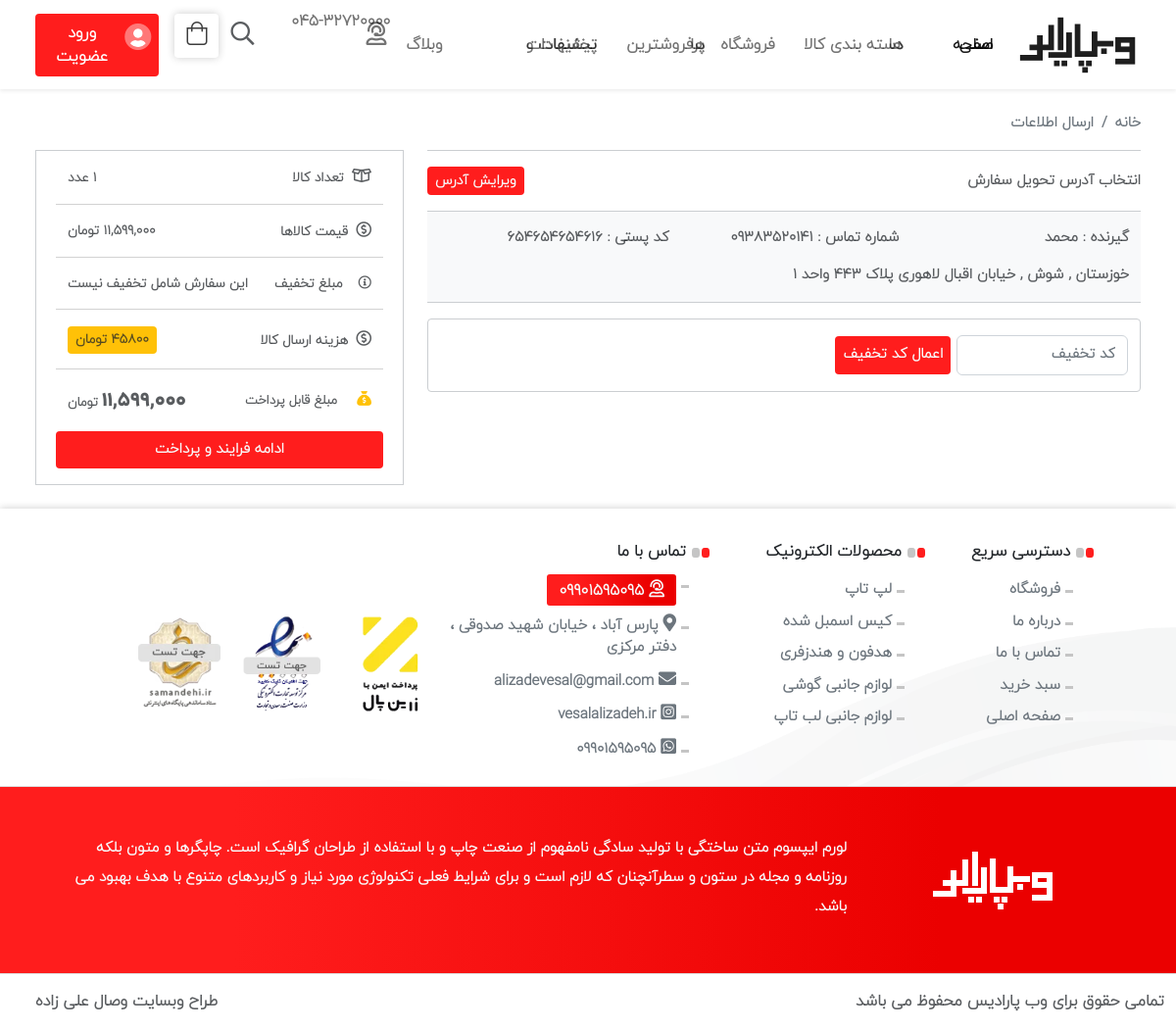
The app's page /order/2/ with its own data.
### shop/models.py (models this page shows, shortened)
class Order(models.Model):
    STATUS_CHOICES = (
        ("paid", "پرداخت شده"),
        ("awaiting_payment", "در انتظار پرداخت"),
        ("canceled", "لغو شده")
    )
    user = models.ForeignKey(User, on_delete=models.CASCADE,null=True, related_name='orders', verbose_name='کاربر')
    created = models.DateTimeField(auto_now_add=True)
    updated = models.DateTimeField(auto_now=True)
    status = models.CharField(max_length = 20, choices = STATUS_CHOICES, default = "awaiting_payment" , verbose_name='وضعیت')
    delivery_address = models.ForeignKey(Address, on_delete=models.CASCADE, blank=True, null=True , verbose_name='آدرس تحویل')
    delivery_date = models.DateTimeField(blank=True, verbose_name='تاریخ تحویل')
    discount = models.IntegerField(blank=True, null=True, default=None, verbose_name='تخفیف')
    class Meta:
        verbose_name = "سفارش"
        verbose_name_plural = "شفارشات"
    def get_total_price(self):
        return sum(item.get_cost() for item in self.items.all())
    def get_total_discount(self):
        if self.discount:
            return int((self.discount / 100) * self.get_total_price())
        return 0
    def get_total_price_by_discount(self):
        if self.discount:
            return int(self.get_total_price() - self.get_total_discount())
        return self.get_total_price()

class OrderItem(models.Model):
    order = models.ForeignKey(Order, on_delete=models.CASCADE, related_name='items')
    product = models.ForeignKey(Product, on_delete=models.CASCADE, related_name='order_items')
    price = models.IntegerField()
    quantity = models.SmallIntegerField(default=1)
    class Meta:
        verbose_name = "دسته "
        verbose_name_plural = "دسته ها "
    def get_cost(self):
        return self.price * self.quantity

### account/models.py (models this page shows, shortened)
class Address(models.Model):
    PROVINCES_CHOICES = (
        ('البرز', 'البرز'),
        ('اردبیل', 'اردبیل'),
        ('اصفهان', 'اصفهان'),
        ('آذربایجان شرقی', 'آذربایجان شرقی'),
        ('آذربایجان غربی', 'آذربایجان غربی'),
        ('بوشهر', 'بوشهر'),
        ('تهران', 'تهران'),
        ('چهارمحال و بختیاری', 'چهارمحال و بختیاری'),
        ('خراسان جنوبی', 'خراسان جنوبی'),
        ('خراسان رضوی', 'خراسان رضوی'),
        ('خراسان شمالی', 'خراسان شمالی'),
        ('خوزستان', 'خوزستان'),
        ('زنجان', 'زنجان'),
        ('سمنان', 'سمنان'),
        ('سیستان و بلوچستان', 'سیستان و بلوچستان'),
        ('فارس', 'فارس'),
        ('قزوین', 'قزوین'),
        ('قم', 'قم'),
        ('کردستان', 'کردستان'),
        ('کرمان', 'کرمان'),
        ('کرمانشاه', 'کرمانشاه'),
        ('کهگیلویه و بویراحمد', 'کهگیلویه و بویراحمد'),
        ('گلستان', 'گلستان'),
        ('گیلان', 'گیلان'),
        ('لرستان', 'لرستان'),
        ('مازندران', 'مازندران'),
        ('مرکزی', 'مرکزی'),
        ('هرمزگان', 'هرمزگان'),
        ('همدان', 'همدان'),
        ('یزد', 'یزد')
    )
    user = models.OneToOneField(User, on_delete=models.CASCADE, verbose_name='کاربر', related_name='address')
    transferee_name = models.CharField(max_length=100, verbose_name='تحویل گیرنده')
    province = models.CharField(max_length=100, choices = PROVINCES_CHOICES, verbose_name='استان')
    city = models.CharField(max_length=100, verbose_name='شهر')
    postal_code = models.IntegerField( verbose_name='کد پستی')
    address = models.TextField(max_length=500, verbose_name='آدرس')
    class Meta:
        verbose_name = "آدرس"
        verbose_name_plural = "آدرس ها"
    def get_full_address(self):
        return f'{self.province} , {self.city} , {self.address}'

class User(AbstractUser):
    username = None
    bank_card = models.CharField(max_length=16, verbose_name='کارت بانکی', null=True)
    phone = models.CharField(_('phone'), max_length=11, unique=True,
    help_text =_('شماره موبال را با فرمت 09000000000 در 11 رقم وارد کنید .'),
    error_messages = {
        'unique': _("این شماره موبایل قبلا استفاده شده است ."),
        },
    )
    is_verified = models.BooleanField(
        _('verified'),
        default=False,
        help_text=_(
            'مشخص می کند که آیا این کاربر تلفن را تأیید کرده است یا خیر'
        ),
    )
    otp_secret = models.CharField(max_length=64, blank=True, null=True)
    otp_counter = models.SmallIntegerField(default=0)
    objects = CustomeUserManager()
    USERNAME_FIELD = 'phone'
    REQUIRED_FIELDS = []

### shop/views.py (the view)
# urls.py: path('order/<int:pk>/', OrderDetailView.as_view(), name='order_detail'),
class OrderDetailView(DetailView):
    def get_object(self):
        pk = self.kwargs.get('pk')
        product = get_object_or_404(Order, pk=pk)
        return product
    def get_context_data(self,**kwargs):
        context = super().get_context_data(**kwargs)
        context['form'] = CouponForm
        return context

### templates/shop/order_detail.html (shortened to what this page needs)
{% extends 'base.html' %}
{% load static %}
{% load humanize %}
{% load widget_tweaks %}
{% block main %}
<section>
    <div class="container-fluid checkout mb-4">
        <div class="row mx-lg-4 mx-0">
            <div class="shop-head px-0">
                <div class="row">
                    <nav aria-label="breadcrumb">
                        <ol class="breadcrumb pb-3 pt-4 mb-0 fs-small">
                            <li class="breadcrumb-item text-muted"><a href="#">خانه</a></li>
                            <li class="breadcrumb-item active" aria-current="page"> ارسال اطلاعات </li>
                        </ol>
                    </nav>
                </div>
            </div>
            <div class="cart-body px-0">
                <div class="row d-flex align-items-start justify-content-center flex-wrap mx-0">
                    <div class="col-lg-8">
                        <div class="row pe-0 pe-lg-4">
                            <div class="col-12 px-0 bg-light border-bottom bg-white border-top py-3 d-flex align-items-center justify-content-start">
                                <div class="col-6 d-flex justify-content-start">
                                    <span class="fs-small text-muted"> انتخاب آدرس تحویل سفارش</span>
                                </div>
                                <div class="col-6 d-flex justify-content-end">
                                    <a href="{% url 'dashboard:dashboard-address' %}" class="btn btn-sm bg-red text-light mb-0"> ویرایش آدرس </a>
                                </div>
                            </div>
                            <div class="col-12 bg-light border-bottom d-flex flex-wrap pb-2 pb-lg-0 align-items-center justify-content-start">
                                <div class="col-12 col-lg-4 d-flex justify-content-start py-3">
                                    <span class="fs-small text-muted">گیرنده : {{ object.delivery_address.transferee_name }} </span>
                                </div>
                                <div class="col-12 col-lg-4 d-flex justify-content-start py-3">
                                    <span class="fs-small text-muted">شماره تماس : {{ object.delivery_address.user.phone }}</span>
                                </div>
                                <div class="col-12 col-lg-4 d-flex justify-content-start py-3">
                                    <span class="fs-small text-muted">کد پستی : {{ object.delivery_address.postal_code }}</span>
                                </div>
                                <div class="col-12 col-lg-12 d-flex justify-content-start py-3 pt-0">
                                    <span class="fs-small text-muted">{{ object.delivery_address.get_full_address }}</span>
                                </div>
                            </div>
                            <div class="border col-12 py-3 rounded mt-3 d-flex-c-c">
                                <div class="row col-12 d-flex-c-c px-0 btn-up-code">
                                    <div class="col-lg-6 col-12 px-0">
                                        <form action="{% url 'shop:coupon_apply' order.id %}" method="post">{% csrf_token %}
                                            <div class="form-group buc-inp">
                                                {% render_field form.code class="form-control fw-bold fs-small py-2" placeholder="کد تخفیف" %}
                                            </div>
                                            <button type="submit" class="btn fw-bold fs-small rounded px-2 bg-red text-light py-2 buc-right"> اعمال کد تخفیف </button>
                                        </form>
                                    </div>
                                </div>
                            </div>
                        </div>
                    </div>
                    <div class="col-lg-4 border px-4 mt-3 mt-lg-0 py-0">
                        <div class="row d-flex-c-c px-2 flex-column">
                            <div class="box-cart col-12">
                                <span class="text-muted fs-small">  <i class="far fs-6 pe-1 fa-box-open"></i> تعداد کالا </span>
                                <span class="text-muted fs-small"> {{ object.items.all.count }} عدد</span>
                            </div>
                            <div class="box-cart col-12">
                                <span class="text-muted fs-small"><i class="far fs-6 pe-1 fa-usd-circle"></i> قیمت کالاها </span>
                                <span class="text-muted fs-small"> {{ object.get_total_price|intcomma }} تومان </span>
                            </div>
                            <div class="box-cart text-muted">
                                <span class="text-muted fs-small"><i class="far fa-info-circle pe-3"></i>مبلغ تخفیف</span>
                                {% if object.get_total_discount == 0 %}
                                    <span class="text-muted fs-small">این سفارش شامل تخفیف نیست</span>
                                {% else %}
                                    <span class="text-muted fs-small"> {{ object.get_total_discount|intcomma }} تومان </span>
                                {% endif %}
                            </div>
                            <div class="box-cart col-12">
                                <span class="text-muted fs-small"><i class="far fs-6 pe-1 fa-usd-circle"></i> هزینه ارسال کالا </span>
                                <span class="text-muted bg-warning px-2 rounded py-1 fs-small"> 45800 تومان </span>
                            </div>
                            <div class="box-price justify-content-betwwen text-muted w-100">
                                <div>
                                    <i class="fas fa-sack-dollar text-warning pe-3 fs-small"></i> <span> مبلغ قابل پرداخت </span>
                                </div>
                                <div class="d-flex align-items-center justify-content-end flex-column">
                                    <div class="text-muted w-100 py-0"> <span class="fs-5 yekanB">{{ object.get_total_price_by_discount|intcomma }}</span> <span>تومان</span></div>
                                </div>
                            </div>
                            <button class="w-100 btn bg-red rounded py-2 text-light fs-small fw-bold mt-3 mb-3"> ادامه فرایند و پرداخت  </button>
                        </div>
                    </div>
                </div>
            </div>
        </div>
    </div>
</section>
{% endblock %}

### static/css/min.css (style rules this page uses)
.nav-call-box,a { color:#6c757d }
.btn-red,.form-select option,body { font-weight:900!important }
.link,.link:hover,.submenu a,a,a:hover,ul li { text-decoration:none }
.menu a,a { line-height:0 }
:root { --Red:#FF1D1D;--bg-red:#FF1D1D;--bg-red-hover:#f10707;--Red-20:#ff1d1d42;--green:#6bb927;--Purple:#1d1a75;--pane-padding:5px 42px;--bs-btn-border-width:0px!important;--bg-green:#9de000!important;--bg-down:#13a300!important;--bg-red-disabled:#cf0000!important }
* { border:0;padding:0 }
body { font-size:16px!important;font-family:yekan!important }
.container-fluid { max-width:1380px!important }
.yekanB { font-family:yekanB!important }
.rounded { border-radius:.25rem!important }
.col-form-label,.form-control,.form-select,.modal-title { font-weight:900!important;font-size:14px }
.fs-small { font-size:.92rem!important }
.bg-red { background-color:var(--bg-red) }
.d-flex-c-c { display:flex!important;align-items:center!important;justify-content:center!important;flex:wrap!important }
.box-buy,.box-cart,.box-price { display:flex;padding-top:17px }
.box-buy,.box-cart { padding-bottom:15px;border-bottom:1px solid rgba(0,0,0,.175) }
.box-buy span,.box-price { font-size:13px }
.box-cart,.box-price { align-items:center;width:100%;justify-content:space-between }
.box-cart span { font-size:13.5px!important }
.buc-inp { width:50%!important;display:inline-block }

### records on screen
Order: delivery_address.transferee_name "محمد", delivery_address.user.phone "09383520141", delivery_address.postal_code "654654654616", delivery_address.get_full_address "خوزستان , شوش , خیابان اقبال لاهوری پلاک 443 واحد 1", get_total_price_by_discount "11,599,000"
